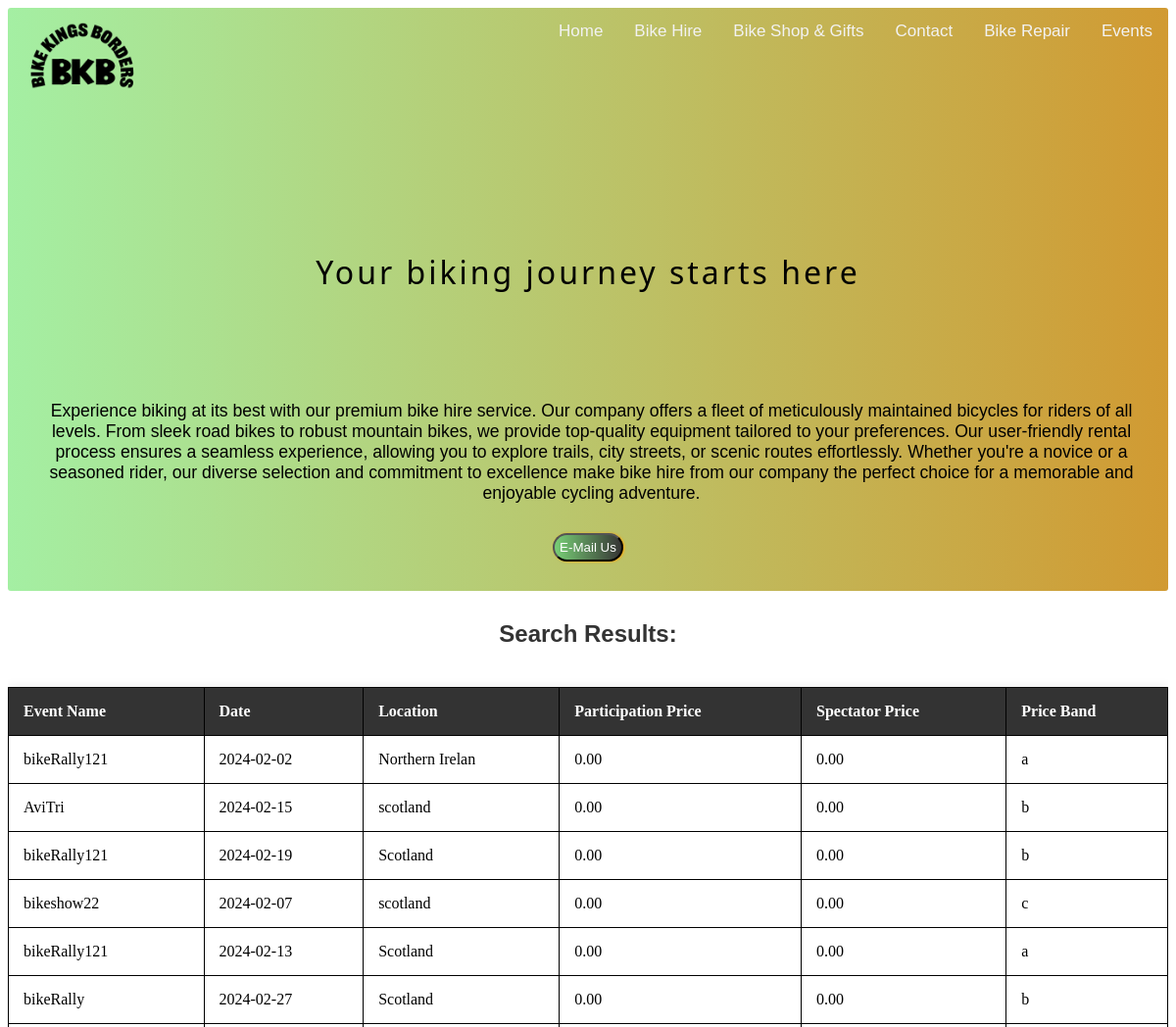
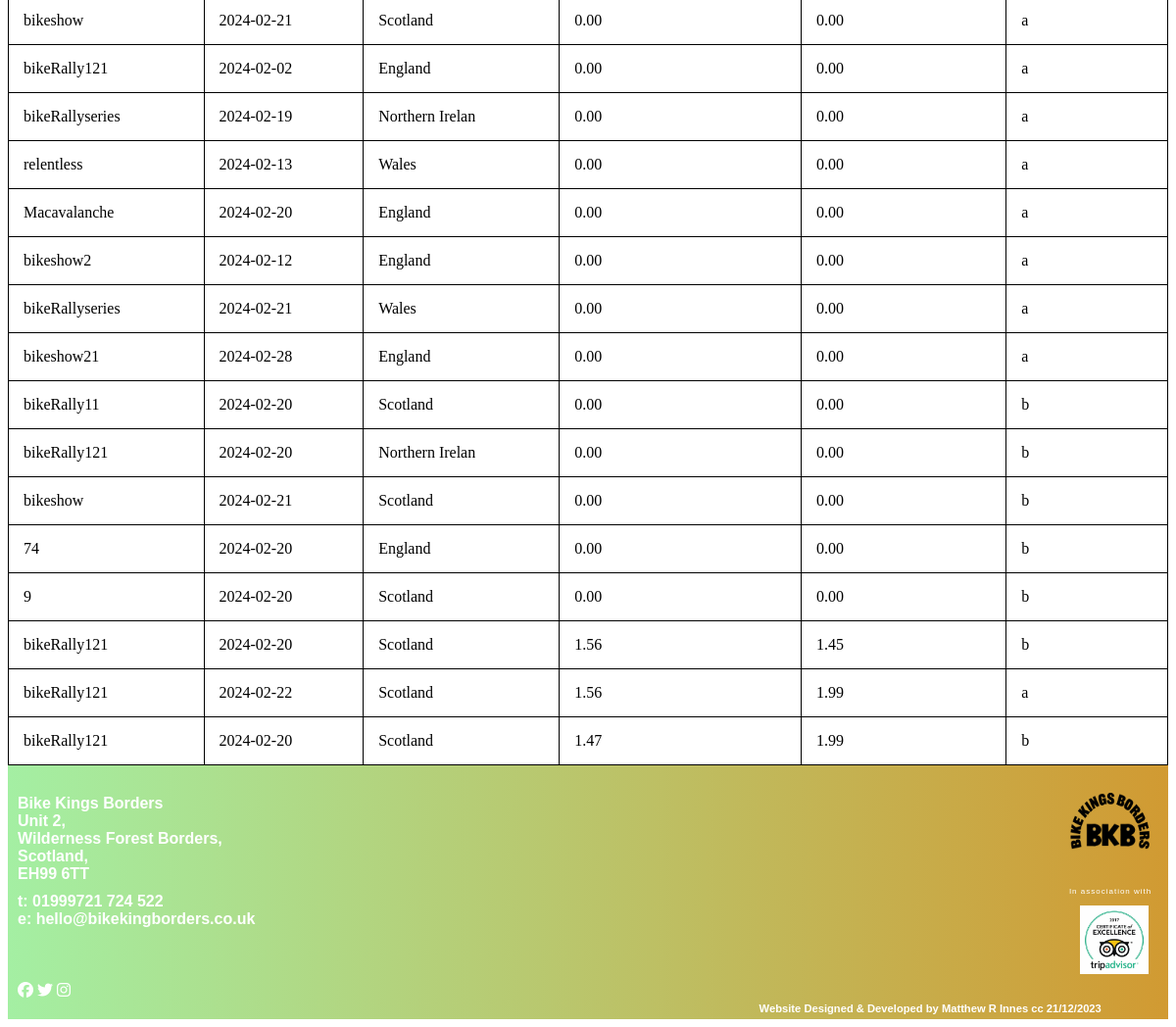
The app's page /results.php with its own data (2 pictures, top to bottom).
### tables this page shows
CREATE TABLE `events` (
  `event_name` varchar(15) NOT NULL,
  `location` varchar(15) NOT NULL,
  `date` date NOT NULL,
  `suitability` varchar(15) NOT NULL,
  `spectator_prices` decimal(5,2) NOT NULL,
  `participation_prices` decimal(5,2) NOT NULL,
  `event_number` int(6) NOT NULL,
  `priceBand` varchar(1) NOT NULL
);

### results.php (the view, shortened to what this page needs)
<?php
include 'templates/header.php';
$conn = mysqli_connect("localhost", "root", "", "events");
$query = "SELECT * FROM events";
$result = mysqli_query($conn, $query);
if ($result) {
    if (mysqli_num_rows($result) > 0) {
        echo "<h2>Search Results:</h2>";
        echo "<table border='1'>";
        echo "<tr><th>Event Name</th><th>Date</th><th>Location</th><th>Participation Price</th><th>Spectator Price</th><th>Price Band</th></tr>";
        while ($row = mysqli_fetch_assoc($result)) {
            echo "<tr>";
            echo "<td>" . $row['event_name'] . "</td>";
            echo "<td>" . $row['date'] . "</td>";
            echo "<td>" . $row['location'] . "</td>";
            echo "<td>" . $row['participation_prices'] . "</td>";
            echo "<td>" . $row['spectator_prices'] . "</td>";
            echo "<td>" . $row['priceBand'] . "</td>";
            echo "</tr>";
        }
        echo "</table>";
    } else {
        echo "<p>No results found.</p>";
    }
} else {
    echo "Error: " . mysqli_error($conn);
}
include 'templates/footer.php';
?>

### templates/header.php (shortened to what this page needs)
<!DOCTYPE html>
<html lang="en">
<head>
  <link
    rel="stylesheet"
    href="style.css"
  ></link>
  <link
    rel="stylesheet"
    href="https://cdnjs.cloudflare.com/ajax/libs/font-awesome/5.15.3/css/all.min.css"
  ></link>
  <link
  rel="stylesheet"
  href="https://cdnjs.cloudflare.com/ajax/libs/font-awesome/4.7.0/css/font-awesome.min.css"
  ></link>
  <head>
    <link
      rel="stylesheet"
      href="https://cdnjs.cloudflare.com/ajax/libs/font-awesome/5.15.3/css/all.min.css"
    ></link>
  </head>
</head>
<body class="light-mode">
  <main>
    <header>
      <img
        src="images/pnglogobkb(1).png"
        alt="bikekingsLogo"
      >
          <div
          class="topnav"
          id="myTopnav"
        >
          <a href="index.php">Home</a>
          <a href="bikeHire.php">Bike Hire</a>
          <a href="shop.php">Bike Shop & Gifts</a>
          <a href="contact.php">Contact</a>
          <a href="bikeRepair.php">Bike Repair</a>
          <a href="festivals.php">Events</a>
        </div>
          <h1>
            Your biking journey starts here
          </h1>
          <h6>
            Experience biking at its best with our premium bike hire service. Our company offers a fleet of meticulously maintained bicycles for riders of all levels. From sleek road bikes to robust mountain bikes, we provide top-quality equipment tailored to your preferences. Our user-friendly rental process ensures a seamless experience, allowing you to explore trails, city streets, or scenic routes effortlessly. Whether you're a novice or a seasoned rider, our diverse selection and commitment to excellence make bike hire from our company the perfect choice for a memorable and enjoyable cycling adventure.
          </h6>
          <button class="button">E-Mail Us</button>
        </header>

### templates/footer.php
<footer>
      <div class="footer-section-address">
        <h4>Bike Kings Borders <br> Unit 2, <br>Wilderness Forest Borders,<br> Scotland,<br> EH99 6TT</h4>
        <div class="contact_number">
          <h4>t: 01999721 724 522 <br> e: hello@bikekingborders.co.uk</h4>
          <div class="fa-container">
            <a href="https://facebook.com" class="fa fa-facebook"></a>
            <a href="https://twitter.com" class="fa fa-twitter"></a>
            <a href="https://instagram.com" class="fa fa-instagram"></a>
          </div>
        </div>
      </div>
      <div class="images-container">
        <img src="images/pnglogobkb(1).png" alt="Bike King Borders Logo" style="width: 100px; height: 100px; margin:0px;padding:0;top: 5rem;">
        <p class='In_association_with'>In association with</p>
        <a href="https://www.tripadvisor.com/" target="_blank">
          <img src="images/trip1.jpg" alt="TripAdvisor Logo" style="width: 70px; height: 70px;margin-right: 10px;">
        </a>
      </div>
      <h5>Website Designed & Developed by Matthew R Innes cc 21/12/2023</h5>
    </footer>

### style.css (style rules this page uses)
body * { max-width: 100%; height: 100%; margin: 0; padding: 0; box-sizing: border-box; }
main { width: 100%; min-height: 100vh; overflow:hidden; margin: 0; padding: 0 }
header { width: 100%; overflow: hidden; justify-content: center; text-align: center; background-position: center; background-image: linear-gradient(to right, rgb(164, 239, 163), rgb(209, 154, 50)); margin-bottom: 10px; border-radius: 3px; min-height: 430px; margin-bottom: 10px; }
header img { float: left; max-width: 130px; max-height: 130px; position: relative; margin: 0; padding: 0; top: -5px; left: 10px; }
.topnav { display: flex; overflow: hidden; justify-content: flex-end; }
.topnav a { color: #f2f2f2; text-align: center; padding: 14px 16px; text-decoration: none; font-size: 17px; font-family: Arial, Helvetica, sans-serif; }
h1 { position:relative; margin-top: 200px; margin-bottom: 100px; font-size: clamp(2.0em, 2.5vw, 2.5em); letter-spacing: 3px; overflow:hidden; font-weight: 500; font-family: system-ui, -apple-system, BlinkMacSystemFont, 'Segoe UI', Roboto, Oxygen, Ubuntu, Cantarell, 'Open Sans', 'Helvetica Neue', sans-serif; }
h2 { color: white; margin: auto; font-size: clamp(1.3em, 2.5vw, 1.5em); font-weight: 600; font-family: Arial, Helvetica, sans-serif; margin-top: 20px; }
h4 { font-family:Verdana, Geneva, Tahoma, sans-serif; font-size: 16px; }
h6 { font-size: clamp(0.9em, 2.5vw,1.1em); font-weight: 100; font-family: Arial, Helvetica, sans-serif; margin: auto; text-align: center; margin-left: 17px; margin-right: 10px; padding: 10px; }
p { position: relative; font-family: Arial, Helvetica, sans-serif; font-size: clamp(.7em, 2.5vw, .9em); font-weight: 400; letter-spacing: 1px; margin: auto; padding: 10px; margin-left: 20px; margin-right: 20px; }
button { position: relative; max-width: 150px; border-radius: 16px; margin: 20px; padding: 5px; color: white; box-shadow: 1px 0.3px 2.5px orange ; background-image: linear-gradient(to right, rgb(120, 207, 118), rgba(23, 21, 21, 0.855)); margin-bottom: 30px; text-align: center; }
h2 { text-align: center; color: #333; margin: 0; padding: 0; background: transparent; padding: 20px; }
footer { color: white; overflow: hidden; background-image: linear-gradient(to right, rgb(164, 239, 163), rgb(209, 154, 50)); padding: 10px; margin-bottom: 0px; }
.footer-section-address { margin-top: 20px; float: left; width: 60%; }
.footer-section-address h4 { margin: 0; }
.contact_number h4 { margin-top: 10px; }
footer h5 { position: relative; top: 25px; font-size: clamp(.4em, 2.5vw, .7em); margin: auto; font-weight: 700; font-family: Verdana, Geneva, Tahoma, sans-serif; text-align: center; margin-bottom: 20px; margin-top: 20px; }
.fa-container { margin-top: 55px; }
.fa { color: white; text-decoration: none; }
.images-container { position: relative; right: 0; float: right; text-align: right; width: 40%; }
.In_association_with { position: relative; left: 5%; font-size: 8px; }
h2 { color: #333; }
table { width: 100%; border-collapse: collapse; margin-top: 20px; background-color: #fff; box-shadow: 0 0 10px rgba(0, 0, 0, 0.1); border: #333; }
table, th, td { border: 1px solid black; }
th, td { padding: 15px; text-align: left; }
th { background-color: #333; color: #fff; }

### records on screen
events: event_name "bikeRally121", date "2024-02-02", location "Northern Irelan", participation_prices "0.00", spectator_prices "0.00", priceBand "a"
events: event_name "AviTri", date "2024-02-15", location "scotland", participation_prices "0.00", spectator_prices "0.00", priceBand "b"
events: event_name "bikeRally121", date "2024-02-19", location "Scotland", participation_prices "0.00", spectator_prices "0.00", priceBand "b"
events: event_name "bikeshow22", date "2024-02-07", location "scotland", participation_prices "0.00", spectator_prices "0.00", priceBand "c"
events: event_name "bikeRally121", date "2024-02-13", location "Scotland", participation_prices "0.00", spectator_prices "0.00", priceBand "a"
events: event_name "bikeRally", date "2024-02-27", location "Scotland", participation_prices "0.00", spectator_prices "0.00", priceBand "b"
events: event_name "bikeshow", date "2024-02-21", location "Scotland", participation_prices "0.00", spectator_prices "0.00", priceBand "a"
events: event_name "bikeRally121", date "2024-02-02", location "England", participation_prices "0.00", spectator_prices "0.00", priceBand "a"
events: event_name "bikeRallyseries", date "2024-02-19", location "Northern Irelan", participation_prices "0.00", spectator_prices "0.00", priceBand "a"
events: event_name "relentless", date "2024-02-13", location "Wales", participation_prices "0.00", spectator_prices "0.00", priceBand "a"
events: event_name "Macavalanche", date "2024-02-20", location "England", participation_prices "0.00", spectator_prices "0.00", priceBand "a"
events: event_name "bikeshow2", date "2024-02-12", location "England", participation_prices "0.00", spectator_prices "0.00", priceBand "a"
events: event_name "bikeRallyseries", date "2024-02-21", location "Wales", participation_prices "0.00", spectator_prices "0.00", priceBand "a"
events: event_name "bikeshow21", date "2024-02-28", location "England", participation_prices "0.00", spectator_prices "0.00", priceBand "a"
events: event_name "bikeRally11", date "2024-02-20", location "Scotland", participation_prices "0.00", spectator_prices "0.00", priceBand "b"
events: event_name "bikeRally121", date "2024-02-20", location "Northern Irelan", participation_prices "0.00", spectator_prices "0.00", priceBand "b"
events: event_name "bikeshow", date "2024-02-21", location "Scotland", participation_prices "0.00", spectator_prices "0.00", priceBand "b"
events: event_name "74", date "2024-02-20", location "England", participation_prices "0.00", spectator_prices "0.00", priceBand "b"
events: event_name "9", date "2024-02-20", location "Scotland", participation_prices "0.00", spectator_prices "0.00", priceBand "b"
events: event_name "bikeRally121", date "2024-02-20", location "Scotland", participation_prices "1.56", spectator_prices "1.45", priceBand "b"
events: event_name "bikeRally121", date "2024-02-22", location "Scotland", participation_prices "1.56", spectator_prices "1.99", priceBand "a"
events: event_name "bikeRally121", date "2024-02-20", location "Scotland", participation_prices "1.47", spectator_prices "1.99", priceBand "b"
